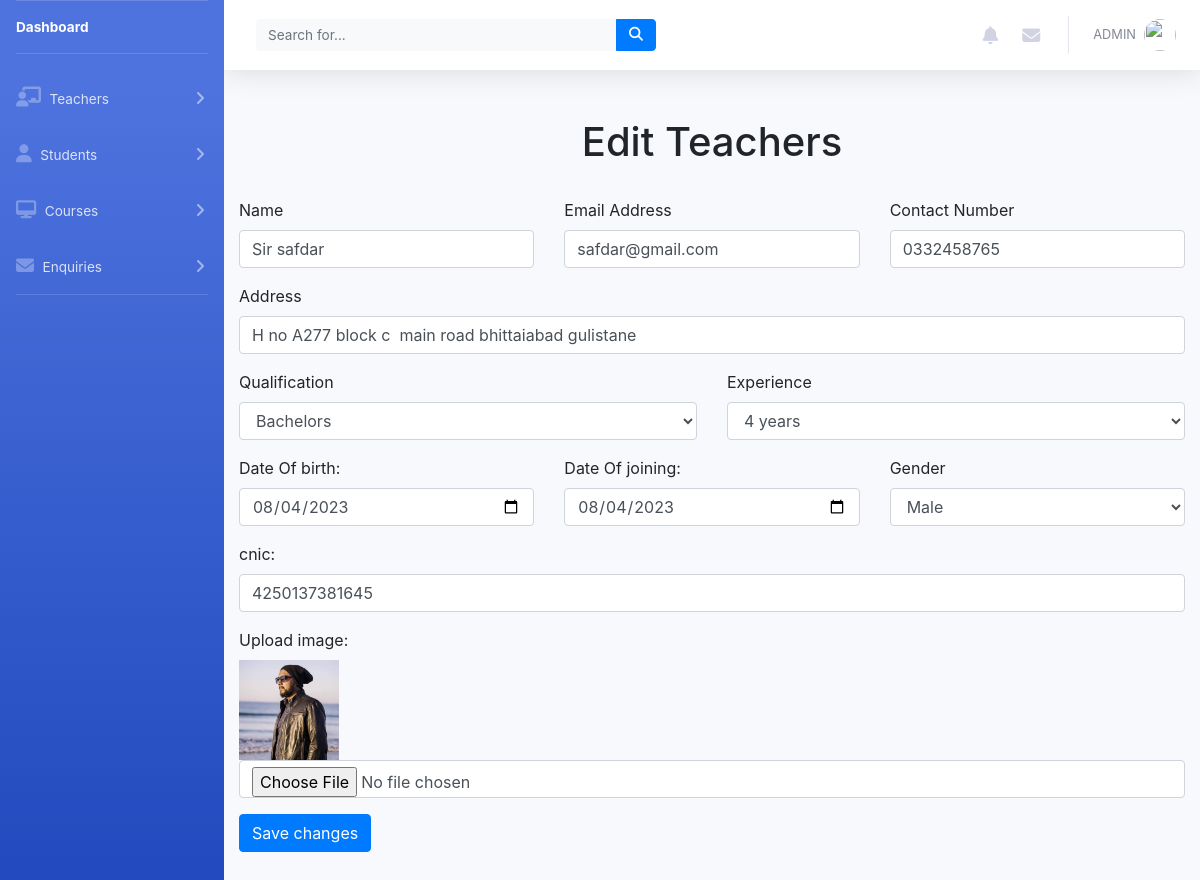
The page /Admin/editteachers.php?id=1 on the database its author committed.
### tables this page shows
CREATE TABLE `teachers` (
  `id` int(11) NOT NULL,
  `name` varchar(50) NOT NULL,
  `email` varchar(50) NOT NULL,
  `phone` varchar(50) NOT NULL,
  `address` varchar(50) NOT NULL,
  `qualification` varchar(50) NOT NULL,
  `experience` varchar(50) NOT NULL,
  `dob` date NOT NULL,
  `doj` date NOT NULL,
  `gender` varchar(5) NOT NULL,
  `cnic` varchar(50) NOT NULL,
  `image` varchar(50) NOT NULL
);

### Admin/editteachers.php (the view, shortened to what this page needs)
<?php
include('../connection.php');
include('includes/links.php');
include('includes/header.php');
include('includes/sidebar.php');
$id = $_GET["id"];
$query = "SELECT * FROM teachers where id = '" . $id . "'";
$result = mysqli_query($connect, $query);
while ($row = mysqli_fetch_assoc($result)) {
?>
    <!DOCTYPE html>
    <html lang="en">
    <head>
    </head>
    <body>
        <div class="container mt-5">
            <h1 style="text-align: center;">Edit Teachers</h1>
            <br>
            <form action="" method="post" enctype="multipart/form-data">
                <div class="row">
                    <div class="col-md-4">
                        <div class="form-group">
                            <label for="">Name</label>
                            <input type="text" class="form-control" value="<?php echo $row["name"]; ?>" id="Name" name="name" required>
                        </div>
                    </div>
                    <div class="col-md-4">
                        <div class="form-group">
                            <label for="">Email Address</label>
                            <input type="email" class="form-control" value="<?php echo $row["email"]; ?>" id="Name" name="email" required>
                        </div>
                    </div>
                    <div class="col-md-4">
                        <div class="form-group">
                            <label for="">Contact Number</label>
                            <input type="number" class="form-control" value="<?php echo $row["phone"]; ?>" id="Name" name="phone" required>
                        </div>
                    </div>
                    <div class="col-md-12">
                        <div class="form-group">
                            <label for="">Address</label>
                            <input type="text" class="form-control" value="<?php echo $row["address"]; ?>" id="Name" name="address" required>
                        </div>
                    </div>
                    <div class="col-md-6">
                        <div class="form-group">
                            <label for="">Qualification</label>
                            <select class="form-control"  name="qualification">
                            <option value="<?php echo $row['qualification'];?>" selected><?php echo $row["qualification"];?></option>
                            </select>
                        </div>
                    </div>
                    <div class="col-md-6">
                        <div class="form-group">
                            <label for="">Experience</label>
                            <select class="form-control" name="experience">
                                <option value="<?php echo $row['experience']; ?>"><?php echo $row["experience"];?></option>
                            </select>
                        </div>
                    </div>
                    <div class="col-md-4">
                        <div class="form-group">
                            <label>Date Of birth:</label>
                            <input type="date" class="form-control" value="<?php echo $row["dob"]; ?>" id="Name" name="dob">
                        </div>
                    </div>
                    <div class="col-md-4">
                        <div class="form-group">
                            <label>Date Of joining:</label>
                            <input type="date" class="form-control" value="<?php echo $row["doj"]; ?>" id="Name" name="doj">
                        </div>
                    </div>
                    <div class="col-md-4">
                        <div class="form-group">
                            <label for="">Gender</label>
                            <select class="form-control"  name="gender">
                            <option value="<?php echo $row["gender"];?>" selected><?php echo $row["gender"];?></option>
                            </select>
                        </div>
                    </div>
                    <div class="col-md-12">
                        <div class="form-group">
                            <label>cnic:</label>
                            <input type="tel" class="form-control" id="Name" name="cnic" value="<?php echo $row["cnic"]; ?>">
                        </div>
                    </div>
                    <div class="col-md-12">
                        <div class="form-group">
                            <label>Upload image:</label><br>
                            <img src="uploads/<?php echo $row["image"]?>" width="100" height="100"/>
                            <input type="file" class="form-control" id="Name" name="file">
                        </div>
                    </div>
                    <div class="col-md-12">
                        <div class="form-group">
                            <button type="submit" value="update" name="update" class="btn btn-primary">Save changes</button>
                        </div>
                    </div>
                </div>
            </form>
        </div>
    </body>
    </html>
<?php
}
?>

### rows shown on the page
teachers: name "Sir safdar", email "safdar@gmail.com", phone "0332458765", address "H no A277 block c main road bhittaiabad gulistane", qualification "Bachelors", experience "4 years", dob "08/04/2023", doj "08/04/2023", gender "Male", cnic "4250137381645", image (picture)
